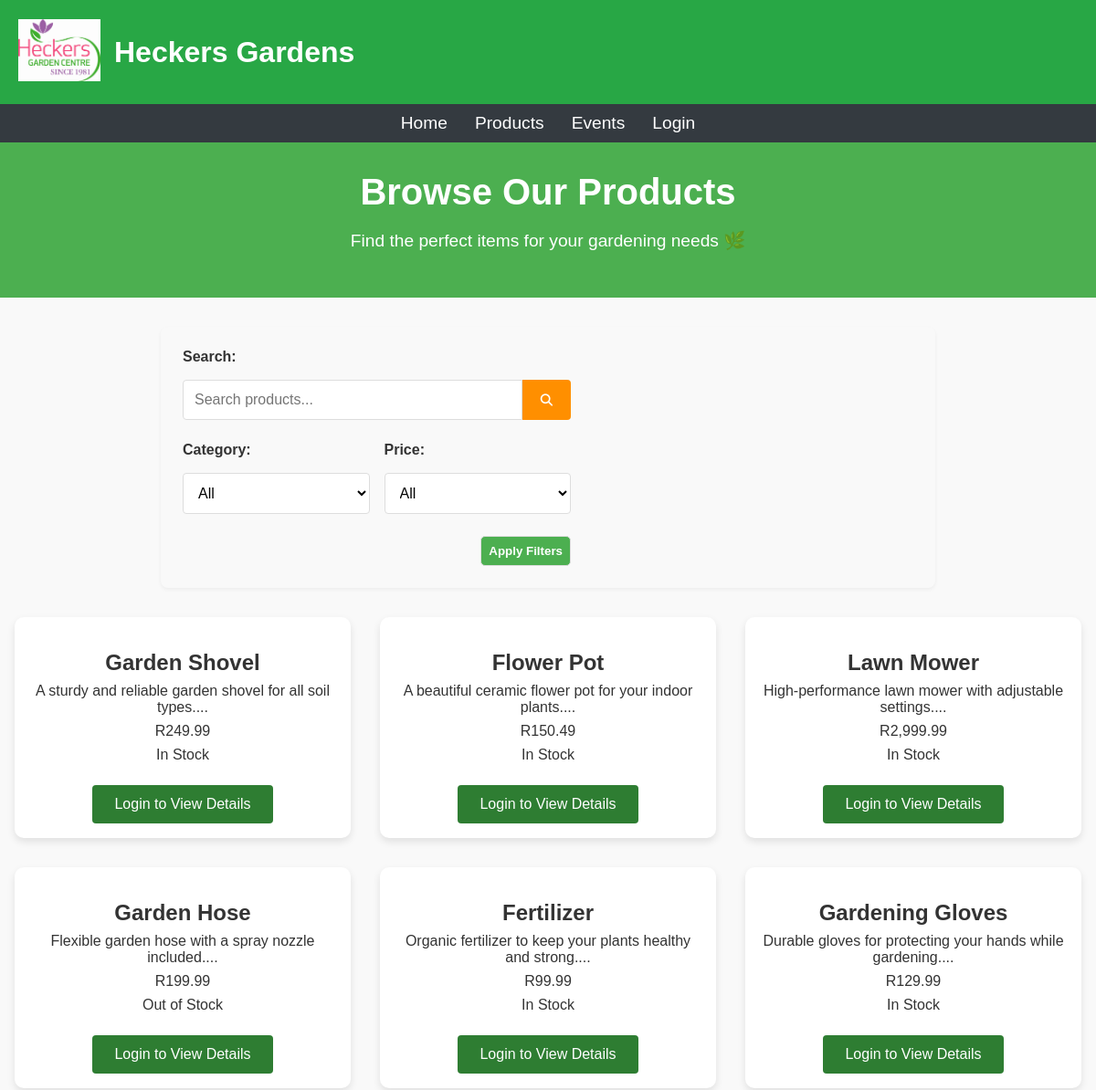
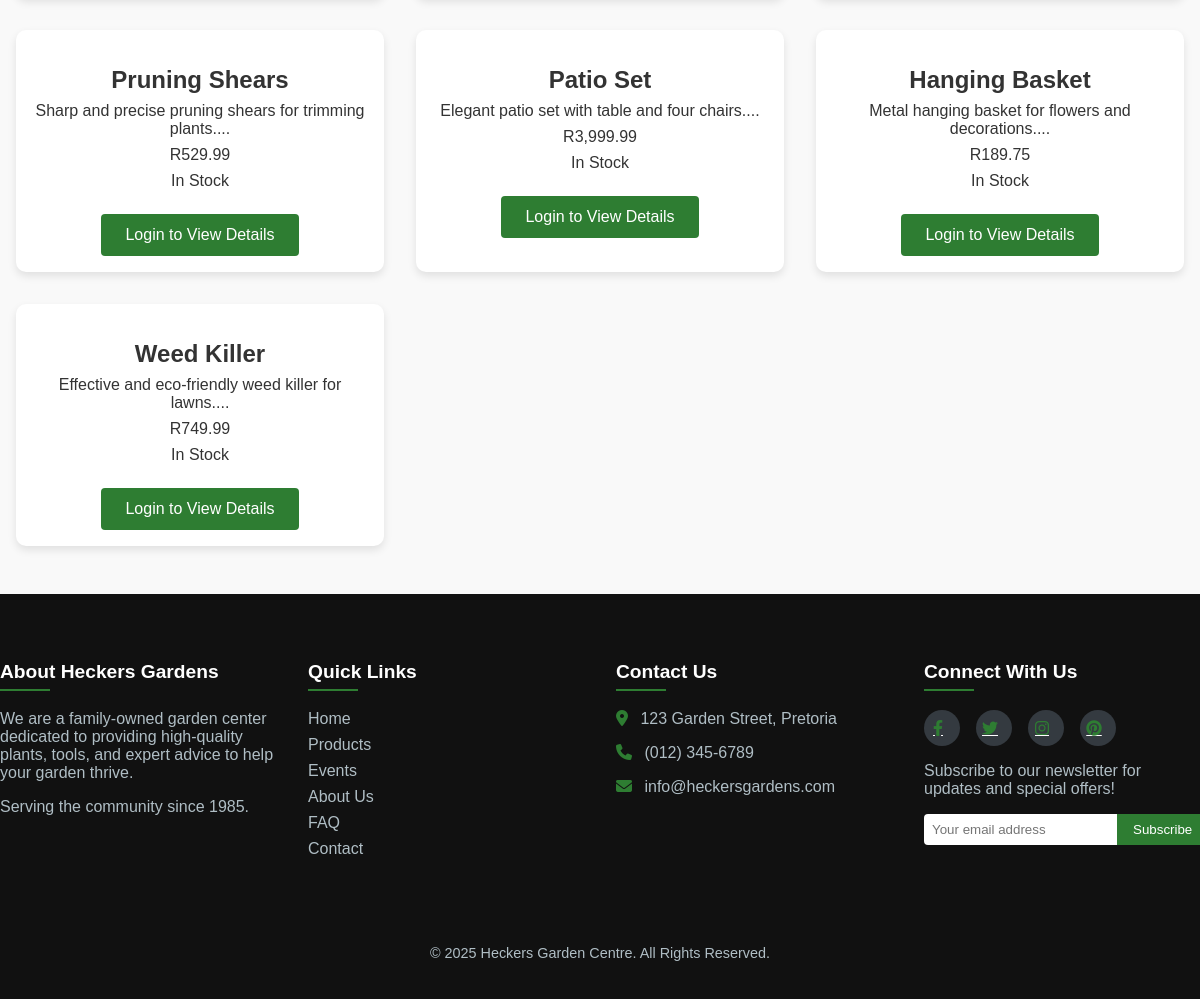
The app's page /views/products.php with its own data (2 pictures, top to bottom).
### tables this page shows
CREATE TABLE `product_description` (
  `description_id` int(11) NOT NULL,
  `product_id` int(11) NOT NULL,
  `detailed_description` text DEFAULT NULL,
  `image_url` varchar(255) DEFAULT NULL,
  `additional_info` text DEFAULT NULL,
  `created_at` datetime DEFAULT current_timestamp()
);

CREATE TABLE `products` (
  `product_id` int(11) NOT NULL,
  `name` varchar(255) NOT NULL,
  `description` text DEFAULT NULL,
  `price` decimal(10,2) NOT NULL,
  `stock` int(11) DEFAULT 0,
  `category_id` int(11) DEFAULT NULL,
  `created_at` timestamp NOT NULL DEFAULT current_timestamp()
);

### views/products.php (the view, shortened to what this page needs)
<?php
include '../includes/header.php';
include_once '../database/db_connect.php';
?>
<?php
$search_query = isset($_GET['search']) ? $_GET['search'] : '';
$sql = "SELECT p.product_id, p.name, p.description, p.price, p.stock, d.image_url
        FROM products p
        LEFT JOIN product_description d ON p.product_id = d.product_id";
$result = $conn->query($sql);
?>
<!DOCTYPE html>
<html lang="en">
<head>
    <link rel="stylesheet" href="../assets/css/products.css">
    <link rel="stylesheet" href="https://cdnjs.cloudflare.com/ajax/libs/font-awesome/6.4.0/css/all.min.css">
</head>
<body>
    <main>
        <section class="page-header">
            <h1>Browse Our Products</h1>
            <p>Find the perfect items for your gardening needs 🌿</p>
        </section>
        <div class="filter-box container">
            <form method="GET" action="products.php" class="filter-container">
                <div class="search-section">
                    <label for="search">Search:</label>
                    <div class="search-input-group">
                        <input type="text" id="search" name="search" placeholder="Search products..." value="<?php echo htmlspecialchars($search_query); ?>">
                        <button type="submit" aria-label="Search"><i class="fas fa-search"></i></button>
                    </div>
                </div>
                <div class="filter-section">
                    <div class="filter-row">
                        <div class="filter-group">
                            <label for="category">Category:</label>
                            <select name="category" id="category">
                                <option value="">All</option>
                            </select>
                        </div>
                        <div class="filter-group">
                            <label for="price">Price:</label>
                            <select name="price" id="price">
                                <option value="">All</option>
                            </select>
                        </div>
                    </div>
                    <div class="filter-actions">
                        <button type="submit" class="btn">Apply Filters</button>
                    </div>
                </div>
            </form>
        </div>
        <div class="products-container container">
            <?php if ($result->num_rows > 0): ?>
                <?php while ($row = $result->fetch_assoc()): ?>
                    <div class="product-card">
                        <div class="product-info">
                            <h2><?php echo $row['name']; ?></h2>
                            <p class="description"><?php echo substr($row['description'], 0, 100) . '...'; ?></p>
                            <p class="price">R<?php echo number_format($row['price'], 2); ?></p>
                            <p class="stock"><?php echo $row['stock'] > 0 ? "In Stock" : "Out of Stock"; ?></p>
                        </div>
                        <?php if(isset($_SESSION['user_id'])): ?>
                        <a href="product_details.php?product_id=<?php echo $row['product_id']; ?>" class="btn view-details">View Details</a>
                        <?php else: ?>
                        <a href="login.php" class="btn view-details">Login to View Details</a>
                        <?php endif; ?>
                    </div>
                <?php endwhile; ?>
            <?php else: ?>
                <p>No products match your filters.</p>
            <?php endif; ?>
        </div>
    </main>
    <?php include '../includes/footer.php';  ?>
</body>
</html>

### includes/header.php (shortened to what this page needs)
<!DOCTYPE html>
<html lang="en">
<head>
</head>
<body>
<header>
    <div class="logo">
        <img src="../assets/images/Heckers_logo.png" alt="Heckers Garden Centre Logo">
    </div>
    <h1>Heckers Gardens</h1>
</header>
<nav>
<ul>
    <li><a href="/index.php">Home</a></li>
    <li><a href="/views/products.php">Products</a></li>
    <li><a href="/views/events.php">Events</a></li>
    <?php if (isset($_SESSION['user_id'])): ?>
        <li><a href="/views/cart.php">Cart</a></li>
        <li><a href="/views/logout.php">Logout</a></li>
    <?php else: ?>
        <li><a href="/views/login.php">Login</a></li>
    <?php endif; ?>
</ul>
</nav>

### includes/footer.php (shortened to what this page needs)
<footer>
    <div class="container">
        <div class="footer-container">
            <div class="footer-section">
                <h3>About Heckers Gardens</h3>
                <p>We are a family-owned garden center dedicated to providing high-quality plants, tools, and expert advice to help your garden thrive.</p>
                <p>Serving the community since 1985.</p>
            </div>
            <div class="footer-section">
                <h3>Quick Links</h3>
                <ul class="footer-links">
                    <li><a href="../index.php">Home</a></li>
                    <li><a href="../views/products.php">Products</a></li>
                    <li><a href="../views/events.php">Events</a></li>
                    <li><a href="../views/about_us.php">About Us</a></li>
                    <li><a href="../views/FAQ.php">FAQ</a></li>
                    <li><a href="../views/contact.php">Contact</a></li>
                </ul>
            </div>
            <div class="footer-section">
                <h3>Contact Us</h3>
                <p><i class="fas fa-map-marker-alt"></i> 123 Garden Street, Pretoria</p>
                <p><i class="fas fa-phone"></i> (012) 345-6789</p>
                <p><i class="fas fa-envelope"></i> info@heckersgardens.com</p>
            </div>
            <div class="footer-section">
                <h3>Connect With Us</h3>
                <div class="social-icons">
                    <a href="#" class="social-icon"><i class="fab fa-facebook-f"></i></a>
                    <a href="#" class="social-icon"><i class="fab fa-twitter"></i></a>
                    <a href="#" class="social-icon"><i class="fab fa-instagram"></i></a>
                    <a href="#" class="social-icon"><i class="fab fa-pinterest"></i></a>
                </div>
                <p>Subscribe to our newsletter for updates and special offers!</p>
                <form class="newsletter-form">
                    <input type="email" placeholder="Your email address">
                    <button type="submit">Subscribe</button>
                </form>
            </div>
        </div>
        <div class="footer-bottom">
            <p>&copy; <?php echo date("Y"); ?> Heckers Garden Centre. All Rights Reserved.</p>
        </div>
    </div>
</footer>

### assets/css/products.css (style rules this page uses)
body { font-family: 'Arial', sans-serif; background-color: #f9f9f9; margin: 0; padding: 0; color: #333; }
.page-header { text-align: center; padding: 2rem 1rem; background: #4caf50; color: #fff; }
.page-header h1 { font-size: 2.5rem; }
.page-header p { font-size: 1.2rem; }
.filter-box { background: #fff; padding: 1rem; border-radius: 10px; margin: 2rem auto; max-width: 800px; display: flex; gap: 1rem; flex-wrap: wrap; justify-content: space-between; box-shadow: 0 4px 8px rgba(0, 0, 0, 0.1); }
.filter-group { flex: 1 1 45%; display: flex; flex-direction: column; }
.filter-box label { font-weight: bold; margin-bottom: 0.5rem; }
.filter-box select, .filter-box .btn { padding: 0.5rem; border: 1px solid #ddd; border-radius: 5px; }
.filter-box .btn { background: #4caf50; color: #fff; cursor: pointer; font-weight: bold; transition: background 0.3s ease; }
.products-container { display: grid; grid-template-columns: repeat(auto-fit, minmax(300px, 1fr)); gap: 2rem; max-width: 1200px; margin: 2rem auto; padding: 0 1rem; }
.product-card { background: #fff; border-radius: 10px; overflow: hidden; box-shadow: 0 4px 8px rgba(0, 0, 0, 0.1); text-align: center; padding: 1rem; transition: transform 0.3s ease, box-shadow 0.3s ease; }
.product-info h2 { font-size: 1.5rem; margin-bottom: 0.5rem; }
.product-info p { margin: 0.5rem 0; }
.view-details { display: inline-block; background: #4caf50; color: #fff; padding: 0.5rem 1.5rem; text-decoration: none; border-radius: 5px; font-size: 1rem; margin-top: 1rem; transition: background 0.3s ease; }

### includes/header.php (style rules this page uses)
body { font-family: 'Arial', sans-serif; margin: 0; padding: 0; background-color: #f8f9fa; color: #333; }
header { background-color: #28a745; padding: 10px 20px; display: flex; align-items: center; justify-content: flex-start; }
.logo img { width: 90px; height: 90px; object-fit: contain; margin-right: 15px; }
h1 { font-size: 2rem; margin: 0; color: white; }
nav { background-color: #343a40; padding: 10px 0; }
nav ul { list-style: none; display: flex; justify-content: center; margin: 0; padding: 0; }
nav ul li { margin: 0 15px; }
nav ul li a { color: white; text-decoration: none; font-size: 1.2rem; }

### views/products.php (style rules this page uses)
.filter-box { background-color: #f9f9f9; padding: 1.5rem; border-radius: 8px; margin-bottom: 2rem; box-shadow: 0 2px 4px rgba(0,0,0,0.05); }
.filter-container { display: flex; flex-direction: column; gap: 1.5rem; }
.search-section { display: flex; flex-direction: column; gap: 0.5rem; }
.search-section label { font-weight: 600; font-size: 1rem; color: #333; }
.search-input-group { display: flex; width: 100%; }
.search-input-group input { flex: 1; padding: 0.75rem; border: 1px solid #ddd; border-radius: 4px 0 0 4px; font-size: 1rem; }
.search-input-group button { background-color: #ff8f00; color: white; border: none; padding: 0 1.25rem; border-radius: 0 4px 4px 0; cursor: pointer; font-weight: 500; transition: background-color 0.3s ease; display: flex; align-items: center; justify-content: center; }
.filter-section { display: flex; flex-direction: column; gap: 0.5rem; }
.filter-section label { font-weight: 600; font-size: 1rem; color: #333; }
.filter-row { display: flex; flex-wrap: wrap; gap: 1rem; align-items: center; }
.filter-group { flex: 1; min-width: 200px; display: flex; flex-direction: column; gap: 0.5rem; }
.filter-group select { padding: 0.75rem; border: 1px solid #ddd; border-radius: 4px; font-size: 1rem; background-color: white; }
.filter-actions { display: flex; justify-content: flex-end; margin-top: 1rem; }
.btn { background-color: #2e7d32; color: white; border: none; padding: 0.75rem 1.5rem; border-radius: 4px; cursor: pointer; font-weight: 500; transition: background-color 0.3s ease; }

### records on screen
product_description: product.name "Garden Shovel", product.description "A sturdy and reliable garden shovel for all soil types.", product.price "249.99", shows "In Stock"
product_description: product.name "Flower Pot", product.description "A beautiful ceramic flower pot for your indoor plants.", product.price "150.49", shows "In Stock"
product_description: product.name "Lawn Mower", product.description "High-performance lawn mower with adjustable settings.", product.price "2,999.99", shows "In Stock"
product_description: product.name "Garden Hose", product.description "Flexible garden hose with a spray nozzle included.", product.price "199.99", shows "Out of Stock"
product_description: product.name "Fertilizer", product.description "Organic fertilizer to keep your plants healthy and strong.", product.price "99.99", shows "In Stock"
product_description: product.name "Gardening Gloves", product.description "Durable gloves for protecting your hands while gardening.", product.price "129.99", shows "In Stock"
product_description: product.name "Pruning Shears", product.description "Sharp and precise pruning shears for trimming plants.", product.price "529.99", shows "In Stock"
product_description: product.name "Patio Set", product.description "Elegant patio set with table and four chairs.", product.price "3,999.99", shows "In Stock"
product_description: product.name "Hanging Basket", product.description "Metal hanging basket for flowers and decorations.", product.price "189.75", shows "In Stock"
product_description: product.name "Weed Killer", product.description "Effective and eco-friendly weed killer for lawns.", product.price "749.99", shows "In Stock"
